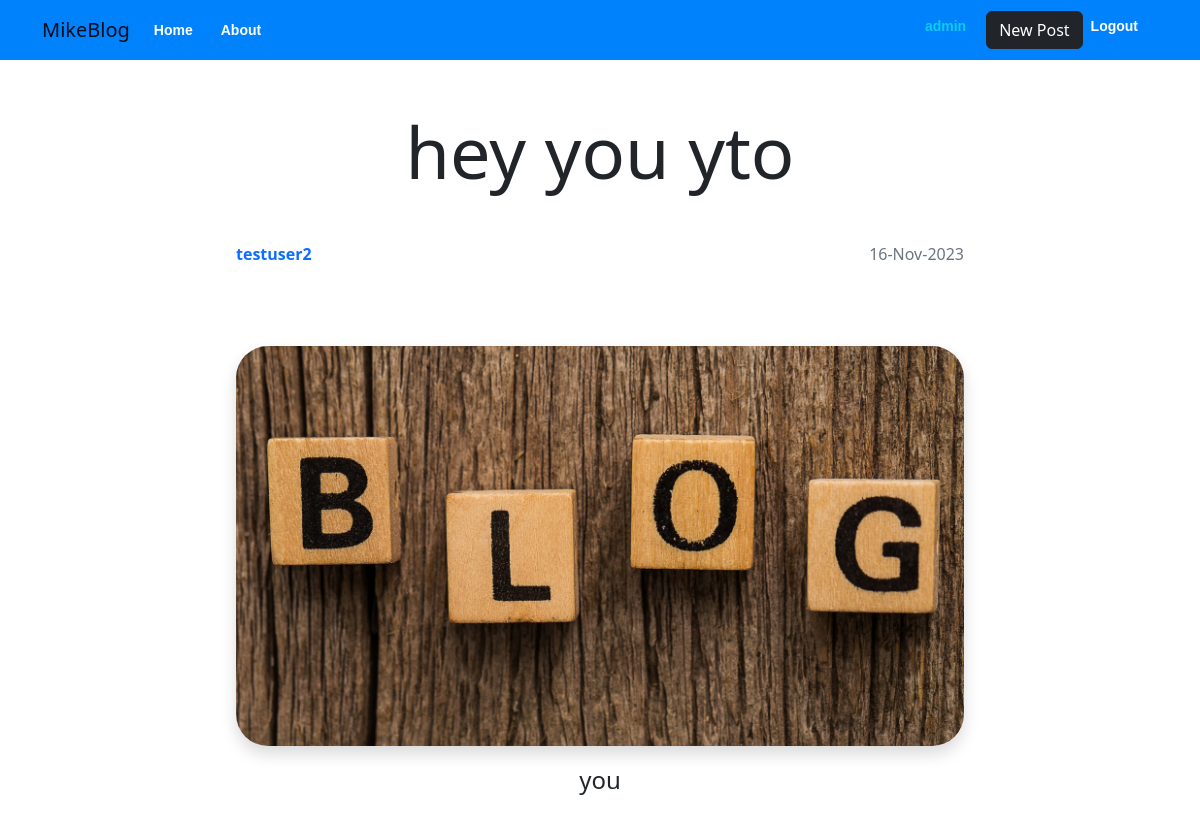
The app's page /post/5 (signed in), older data.
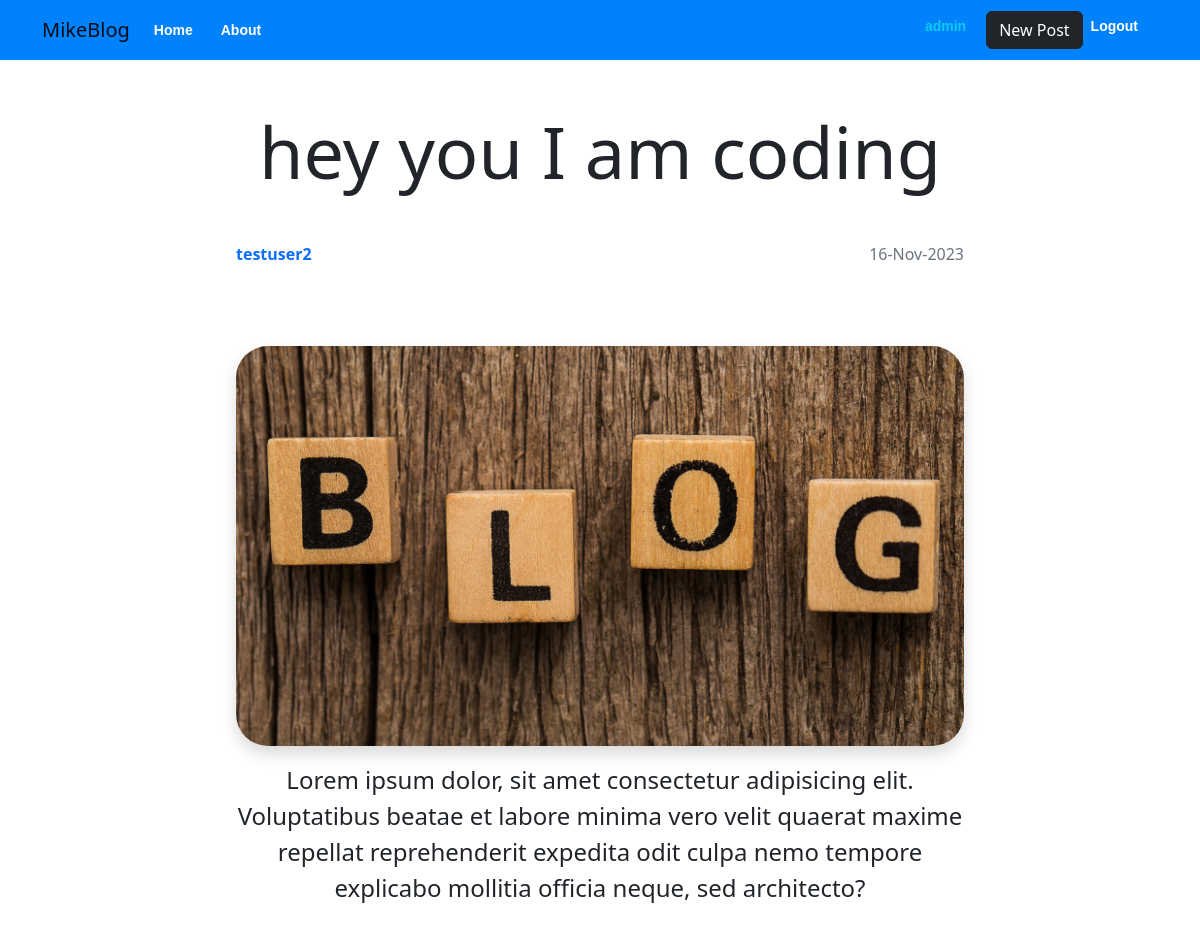
The same page, newer data.
### fblog/models.py (models this page shows, shortened)
class Post(db.Model):
    id = db.Column(db.Integer, primary_key=True)
    title = db.Column(db.String(100), unique=True, nullable=False)
    content = db.Column(db.Text, nullable=False)
    image = db.Column(db.String(200), default='postdefault.jpg', nullable=False)
    date_posted = db.Column(db.DateTime, default=datetime.utcnow)
    user_id =db.Column(db.Integer, db.ForeignKey('user.id'), nullable=False)

### fblog/routes.py (the view)
@app.route("/post/<int:id>")
@login_required
def post_details(id):
    post = Post.query.get_or_404(id)
    return render_template("post_details.html", post=post, title="post details")

### fblog/models.py (called while the page is built)
@login_manager.user_loader
def load_user(user_id):
    return User.query.get(int(user_id))

### fblog/templates/post_details.html (shortened to what this page needs)
{% extends "base.html"  %}
{% block content %}
<div class="container py-5">
    <section class="row g-5">
        <article class="col-12 col-md-8 mx-auto text-center">
            {% if post %}
                <header class=" display-2">{{post.title}}</header>
                <div class="d-flex justify-content-between py-5">
                    <p class="fw-bold text-primary">{{post.author.username}}</p>
                    <p class="text-muted">{{post.date_posted.strftime('%d-%b-%Y')}}</p>
                </div>
                <div class="my-3">
                    <img class=" img-fluid shadow w-100 rounded-5" src="/static/images/{{post.image}}" alt="" style="height: 400px; object-fit: cover;">
                </div>
                <div>
                    <p class="fs-4">
                        {{post.content}}
                    </p>
                </div>
            {% else %}
                <div><h1>404 POST NOT FOUND</h1></div>
            {% endif %}
        </article>
    </section>
</div>
{% endblock content %}

Row changes from the older to the newer data that the page shows:
changed Post: title "hey you yto" → "hey you I am coding"; content "you" → "Lorem ipsum dolor, sit amet consectetur adipisicing elit. Voluptatibus beatae et labore minima vero velit quaerat maxime repellat reprehenderit expedita odit culpa nemo tempore explicabo mollitia officia neque, sed architecto?"
